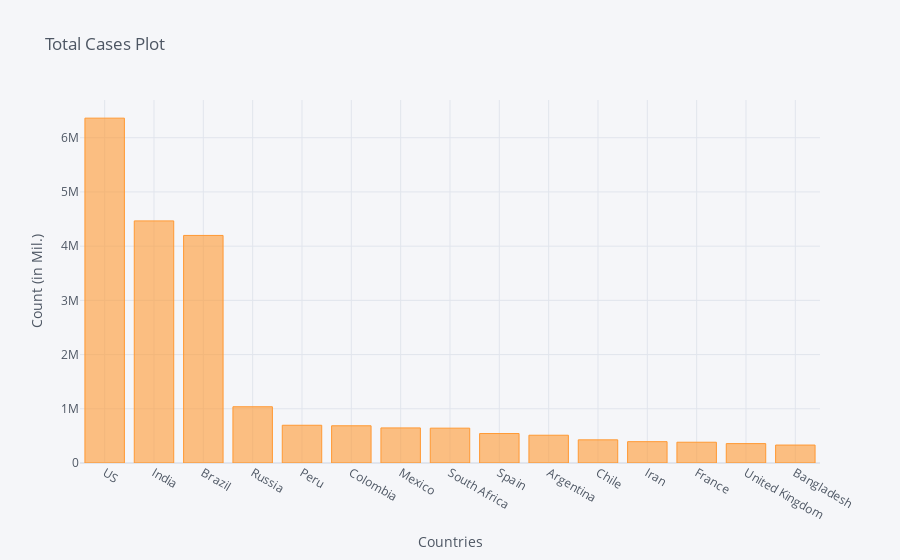

The notebook cell saved with this chart:
### Code cell
corona_dframe_agg_plot.iplot(kind='bar', x='Country/Region', y='9/9/20',
                             title='Total Cases Plot',xTitle='Countries',yTitle='Count (in Mil.)')

### Figure 1 — Plotly figure (JSON) as saved in the notebook; plotly's stock layout.template omitted (floating-point values rounded to 4 significant figures)
{"data": [{"marker": {"color": "rgba(255, 153, 51, 0.6)", "line": {"color": "rgba(255, 153, 51, 1.0)", "width": 1}}, "name": "9/9/20", "orientation": "v", "text": "", "type": "bar", "x": ["US", "India", "Brazil", "Russia", "Peru", "Colombia", "Mexico", "South Africa", "Spain", "Argentina", "Chile", "Iran", "France", "United Kingdom", "Bangladesh"], "y": [6361265, 4465863, 4197889, 1037526, 696190, 686851, 647321, 642431, 543379, 512293, 427027, 393425, 383292, 357613, 331078]}], "layout": {"legend": {"bgcolor": "#F5F6F9", "font": {"color": "#4D5663"}}, "paper_bgcolor": "#F5F6F9", "plot_bgcolor": "#F5F6F9", "title": {"font": {"color": "#4D5663"}, "text": "Total Cases Plot"}, "xaxis": {"gridcolor": "#E1E5ED", "showgrid": true, "tickfont": {"color": "#4D5663"}, "title": {"font": {"color": "#4D5663"}, "text": "Countries"}, "zerolinecolor": "#E1E5ED"}, "yaxis": {"gridcolor": "#E1E5ED", "showgrid": true, "tickfont": {"color": "#4D5663"}, "title": {"font": {"color": "#4D5663"}, "text": "Count (in Mil.)"}, "zerolinecolor": "#E1E5ED"}}}
